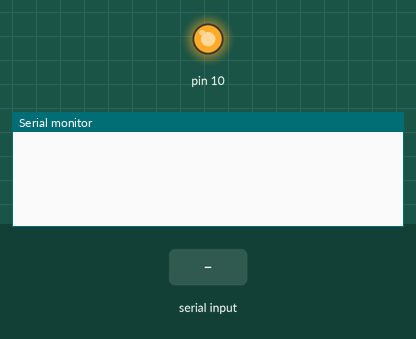
This sketch was run on a simulated Arduino Uno, built with avr-gcc and run on an emulated ATmega328P. Parts: output pins drawn as LEDs (lit = HIGH), the last lines printed to the serial monitor. Inputs (shaded band) come from the test bench.

Above: at 1.2 s.
1.3 s: "1" received over Serial
At 2.2 s:
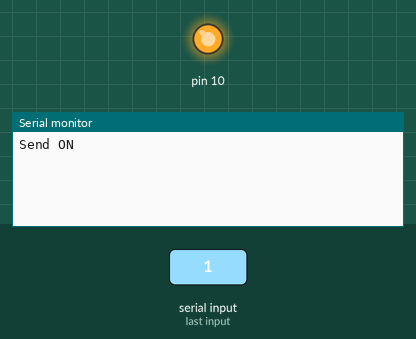
2.8 s: "0" received over Serial
At 3.3 s:
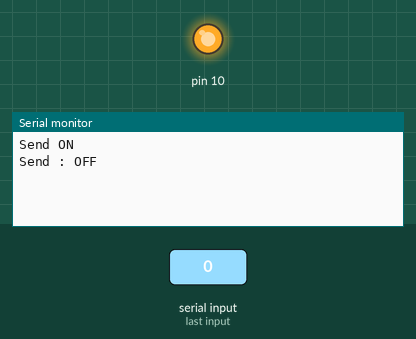

Measured:
- after the input at 1.3 s, the serial monitor: prints a new line at once (image 1)
- after the input at 2.8 s, the serial monitor: prints a new line at once (image 2)

The sketch:

CANReceiberMega.ino
```cpp
// (licence header left out)
#include <SPI.h> //Library for using SPI Communication
#include <mcp2515.h> //Library for using CAN Communication

struct can_frame canMsg;
MCP2515 mcp2515(53); // SPI CS Pin 53

void setup() {
  SPI.begin();   //Begins SPI communication
  Serial.begin(9600); //Begins Serial Communication at 9600 baud rate
  mcp2515.reset();
  mcp2515.setBitrate(CAN_500KBPS,MCP_8MHZ); //Sets CAN at speed 500KBPS and Clock 8MHz
  mcp2515.setNormalMode();  //Sets CAN at normal mode
}

void loop(){
 char Command = Serial.read();

  if(Command == '1')//sending ON command
  {
    //Serial.println(Command);
    //digitalWrite(led, LOW);
    Serial.println("Send ON");
    //delay(1000);
    //digitalWrite(led, HIGH);
    //Serial.println("Send OFF");
    //digitalWrite(led, HIGH);
    //delay(1000);
    //digitalWrite(led, LOW);
    canMsg.can_id = 0x010; //CAN id as 0x036 this ucontroler ID
    canMsg.can_dlc = 8; //CAN data length as 8
    canMsg.data[0] = 1; //Update ON command
    canMsg.data[1] = 0x00; //Update temperature value in [1]
    canMsg.data[2] = 0x00; //Rest all with 0
    canMsg.data[3] = 0x00;
    canMsg.data[4] = 0x00;
    canMsg.data[5] = 0x00;
    canMsg.data[6] = 0x00;
    canMsg.data[7] = 0x00;
    mcp2515.sendMessage(&canMsg); //Sends the CAN message
  }
  if(Command == '0')//Sending OFF command
  {
    //Serial.println(Command);
    //digitalWrite(led, HIGH);
    Serial.println("Send : OFF");
    canMsg.can_id = 0x010; //CAN id as 0x036 this ucontroler ID
    canMsg.can_dlc = 8; //CAN data length as 8
    canMsg.data[0] = 0; //Update OFF command
    canMsg.data[1] = 0x00; //Update temperature value in [1]
    canMsg.data[2] = 0x00; //Rest all with 0
    canMsg.data[3] = 0x00;
    canMsg.data[4] = 0x00;
    canMsg.data[5] = 0x00;
    canMsg.data[6] = 0x00;
    canMsg.data[7] = 0x00;
    mcp2515.sendMessage(&canMsg); //Sends the CAN message
  }

 //CAN Data Receibed from ID ==0x036
 if ((mcp2515.readMessage(&canMsg) == MCP2515::ERROR_OK) && (canMsg.can_id == 0x036)){
     int x = canMsg.data[0];
     int y = canMsg.data[1];
     Serial.print("CAN : ");
     Serial.println(x);
     //Serial.print(" Y: ");
     //Serial.println(y);
   }
  //char myFirstCharacter = Serial.read();
}
```
